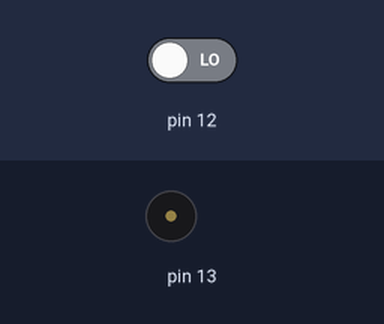
This sketch was run on a simulated Arduino Uno, built with avr-gcc and run on an emulated ATmega328P. On the bench: buzzer (waves = sounding). Inputs (shaded band) come from the test bench; at power-on: pin 12 LOW.

Above: at 1.2 s.
1.3 s: pin 12 driven HIGH
At 1.6 s:
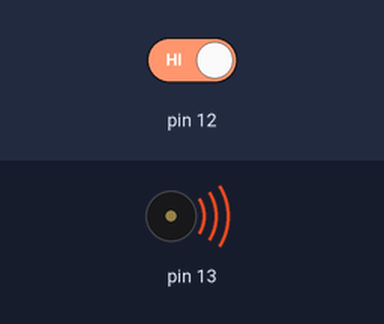
4.3 s: pin 12 driven LOW
Timing chart, 0 to 7.3 s (numbered marks = the images above; inputs shaded):
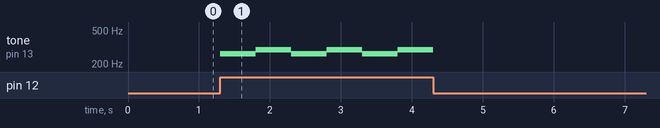

Measured:
- after the input at 1.3 s, tone on pin 13: alternates 294 Hz for 0.50 s and 262 Hz for 0.50 s, starting at once

The sketch:

chapter5-list10.ino
```cpp
void setup() {
  pinMode(12, INPUT);
}

void loop() {
  if (digitalRead(12)) {
    tone(13, 262, 500);
    delay(500);
    tone(13, 294, 500);
    delay(500);
  }
}
```
